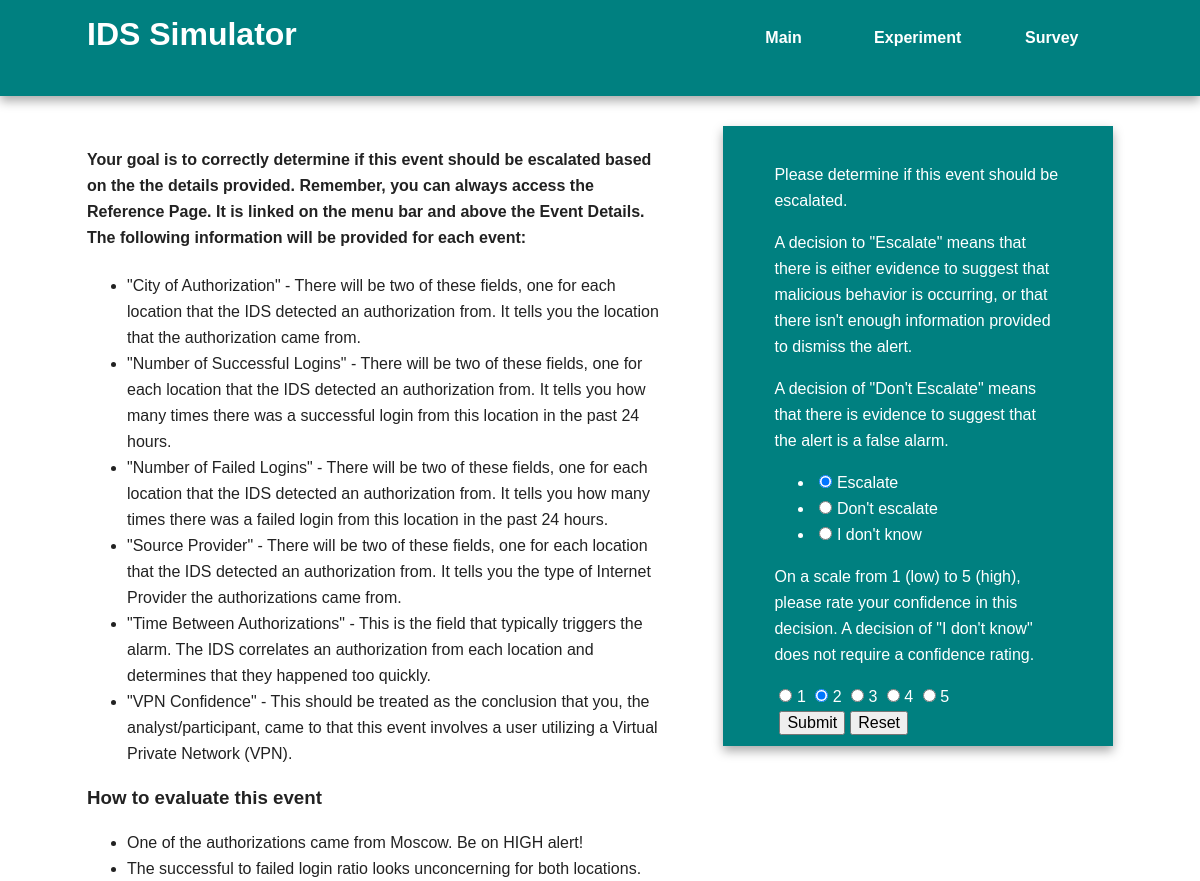
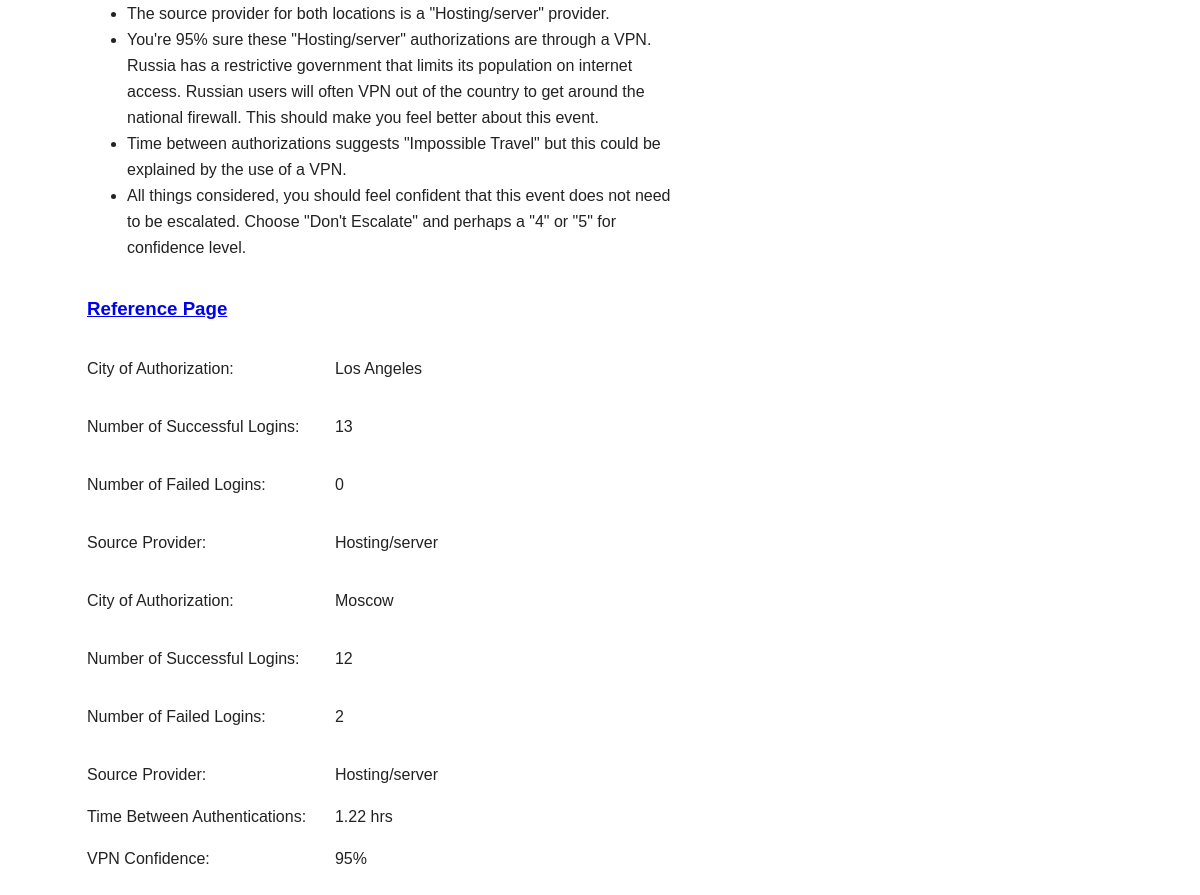
/MoscowEventPage/1 (signed in), run on the app's committed database (2 pictures, top to bottom).
### models.py (models this page shows, shortened)
class TrainingEvent(db.Model):
    id = db.Column(db.Integer, primary_key=True)
    should_escalate = db.Column(db.String(25))
    country_of_authentication1 = db.Column(db.String(25))
    number_successful_logins1 = db.Column(db.Integer)
    number_failed_logins1 = db.Column(db.Integer)
    source_provider1 = db.Column(db.String(50))
    country_of_authentication2 = db.Column(db.String(25))
    number_successful_logins2 = db.Column(db.Integer)
    number_failed_logins2 = db.Column(db.Integer)
    source_provider2 = db.Column(db.String(50))
    time_between_authentications = db.Column(db.Float)
    vpn_confidence = db.Column(db.String(5))

class TrainingEventDecision(db.Model):
    id = db.Column(db.Integer, primary_key=True)
    user = db.Column(db.String(50))
    event_id = db.Column(db.Integer)
    escalate = db.Column(db.String(15))
    confidence = db.Column(db.String(1))
    time_event_decision = db.Column(db.DateTime)

### crywolf.py (the view, shortened to what this page needs)
@app.route('/MoscowEventPage/<eventId>', methods = ["GET", "POST"])
@login_required
def MoscowEventPage(eventId):
    event = models.TrainingEvent.query.get(eventId)
    form = eventDecisionForm()
    decision = models.TrainingEventDecision.query.filter_by(user = current_user.username, event_id = eventId).\
        order_by(models.TrainingEventDecision.time_event_decision.desc()).first()
    if request.method == 'GET' and decision is not None:
        form.escalate.data = decision.escalate
        form.confidence.data = decision.confidence
    return render_template('MoscowEventPage.html', event = event, form=form)

### forms.py
class eventDecisionForm(FlaskForm):
    escalate = RadioField(
                    choices=[
                        ('Escalate','Escalate'),
                        ("Don't escalate","Don't escalate"),
                        ("I don't know","I don't know")
                    ],
                    validators=[InputRequired()]
                )
    confidence = RadioField(choices=[("1","1"),("2","2"),("3", "3"),("4","4"),("5","5")], validators=[OptionalConfidence()])

### crywolf.py (called while the page is built)
@login_manager.user_loader
def load_user(user_id):
    return models.User.query.get(user_id)

### templates/MoscowEventPage.html (shortened to what this page needs)
{% extends "base.html" %}
{% block content %}
    <article>
        <h4>Your goal is to correctly determine if this event should be escalated based on the the details provided. Remember, you can always access the
                Reference Page. It is linked on the menu bar and above the Event Details. The following information will be provided for each event:</h4>
            <ul>
                <li>"City of Authorization" - There will be two of these fields, one for each location that the IDS detected an authorization from. It tells you
                        the location that the authorization came from.</li>
                <li>"Number of Successful Logins" - There will be two of these fields, one for each location that the IDS detected an authorization from. It tells
                        you how many times there was a successful login from this location in the past 24 hours.</li>
                <li>"Number of Failed Logins" - There will be two of these fields, one for each location that the IDS detected an authorization from. It tells
                        you how many times there was a failed login from this location in the past 24 hours.</li>
                <li>"Source Provider" - There will be two of these fields, one for each location that the IDS detected an authorization from. It tells you the type of
                        Internet Provider the authorizations came from.</li>
                <li>"Time Between Authorizations" - This is the field that typically triggers the alarm. The IDS correlates an authorization from each location
                        and determines that they happened too quickly.</li>
                <li>"VPN Confidence" - This should be treated as the conclusion that you, the analyst/participant, came to that this event involves a user utilizing
                        a Virtual Private Network (VPN).</li>
            </ul>
        <h3>How to evaluate this event</h3>
        <ul>
            <li>One of the authorizations came from Moscow. Be on HIGH alert!</li>
            <li>The successful to failed login ratio looks unconcerning for both locations.</li>
            <li>The source provider for both locations is a "Hosting/server" provider.</li>
            <li>You're 95% sure these "Hosting/server" authorizations are through a VPN. Russia has a
                restrictive government that limits its population on internet access. Russian users will often VPN out of the country to get
                around the national firewall. This should make you feel better about this event.</li>
            <li>Time between authorizations suggests "Impossible Travel" but this could be explained by the use of a VPN.</li>
            <li>All things considered, you should feel confident that this event does not need to be escalated. Choose "Don't Escalate" and perhaps a "4" or "5" for
                confidence level.
            </li>
        </ul>
        <table>
            <tr><td><a href="{{ url_for('reference') }}" target="_blank"><h3>Reference Page</h3></a></td></tr>
            <tr><td>City of Authorization: </td> <td><pre>   </pre></td>   <td> {{event.country_of_authentication1}}</td></tr>
            <tr><td>Number of Successful Logins: </td>  <td><pre>   </pre></td>  <td> {{event.number_successful_logins1}}</td></tr>
            <tr><td>Number of Failed Logins: </td>  <td><pre>   </pre></td>  <td> {{event.number_failed_logins1}}</td></tr>
            <tr><td>Source Provider: </td> <td><pre>   </pre></td>   <td> {{event.source_provider1}}</td></tr>
            <tr><td>City of Authorization: </td>  <td><pre>   </pre></td>  <td> {{event.country_of_authentication2}}</td></tr>
            <tr><td>Number of Successful Logins: </td>   <td><pre>   </pre></td> <td> {{event.number_successful_logins2}}</td></tr>
            <tr><td>Number of Failed Logins: </td> <td><pre>   </pre></td>   <td> {{event.number_failed_logins2}}</td></tr>
            <tr><td>Source Provider: </td>  <td><pre>   </pre></td> <td> {{event.source_provider2}} </td></tr>
            <tr><td>Time Between Authentications: </td>  <td></td>  <td> {{event.time_between_authentications}} hrs</td></tr>
            <tr><td>VPN Confidence: </td> <td><pre>   </pre></td>  <td> {{event.vpn_confidence}} </td></tr>
        </table>
    </article>
    <aside>
        <p> Please determine if this event should be escalated.</p>
        <p>A decision to "Escalate" means that there is either evidence to suggest that malicious behavior is occurring, or that there isn't enough
            information provided to dismiss the alert.</p>
        <p>A decision of "Don't Escalate" means that there is evidence to suggest that the alert is a false alarm.</p>
        <form action = "" method = "POST" id = "event_decision">
            {{ form.escalate }}
            <p> On a scale from 1 (low) to 5 (high), please rate your confidence in this decision. A decision of "I don't know" does not require a
                    confidence rating.</p>
            {% for subfield in form.confidence %}
            <tr>
                <td>{{ subfield }}</td>
                <td>{{ subfield.label }}</td>
            </tr>
            {% endfor %}
            <br><input type="submit" value="Submit"><input type="reset" value="Reset">
        </form>
    </aside>
{% endblock %}

### static/css/main.css (style rules this page uses)
html { color: #222; font-size: 1em; line-height: 1.4; }
body { font: 16px/26px Helvetica, Helvetica Neue, Arial; }
.footer-container, .main aside { border-top: 20px solid teal; }
.header-container, .footer-container, .main aside { background: teal; }
.main aside { color: white; padding: 0px 5% 10px; }
@media only screen and (min-width: 768px) { .header-container, .main aside { -webkit-box-shadow: 0 5px 10px #aaa; -moz-box-shadow: 0 5px 10px #aaa; box-shadow: 0 5px 10px #aaa; } }
@media only screen and (min-width: 768px) { .main article { float: left; width: 57%; } }
@media only screen and (min-width: 768px) { .main aside { float: right; width: 28%; } }

### templates/MoscowEventPage.html (style rules this page uses)
input { color: black; margin-left: 5px; }

### data on the page
TrainingEvent: country_of_authentication1 "Los Angeles", number_successful_logins1 "13", number_failed_logins1 "0", source_provider1 "Hosting/server", country_of_authentication2 "Moscow", number_successful_logins2 "12", number_failed_logins2 "2", source_provider2 "Hosting/server", time_between_authentications "1.22", vpn_confidence "95%"
TrainingEventDecision: escalate "☑ Escalate ☐ Don't escalate ☐ I don't know"

### other printed values
{{ subfield.label }} "1" "2" "3" "4" "5"
